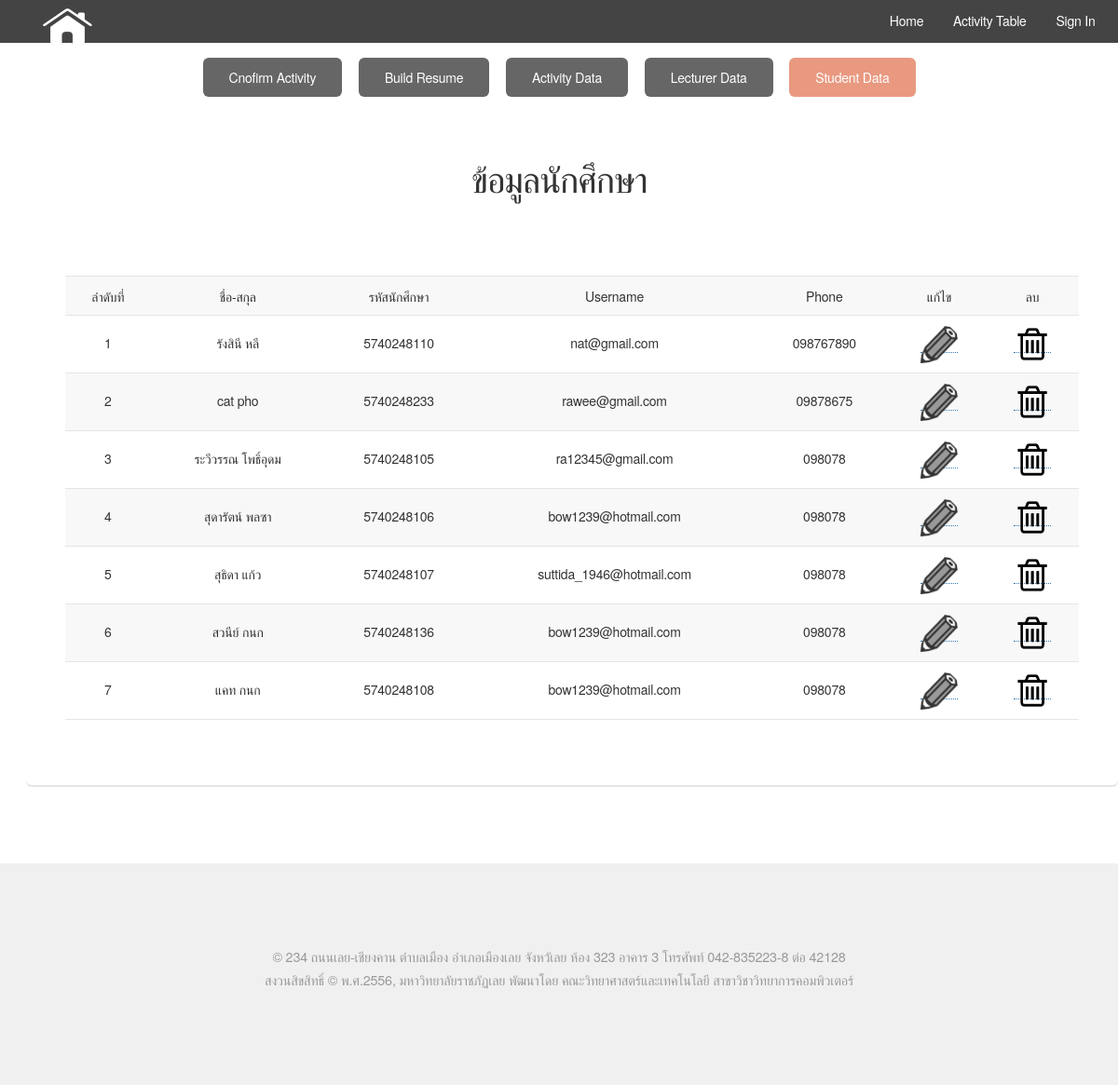
/data_student.php, run on the app's committed database.
### tables this page shows
CREATE TABLE `student` (
  `std_id` int(7) NOT NULL AUTO_INCREMENT,
  `pname` int(1) NOT NULL,
  `fname` varchar(255) NOT NULL,
  `lname` varchar(255) NOT NULL,
  `std_code` varchar(10) NOT NULL,
  `address` varchar(255) DEFAULT NULL,
  `phone` varchar(10) DEFAULT NULL,
  `dateofbirth` date NOT NULL,
  `email` varchar(255) DEFAULT NULL,
  PRIMARY KEY (`std_id`)
);

### data_student.php (the view, shortened to what this page needs)
<?php     include_once 'header.php';?>
<br>
				<center><ul class="actions">
						<li><a href="admin.php" class="button">Cnofirm Activity</a></li>
                                                <li><a href="educate.php" class="button ">Build Resume</a></li>
                                                <li><a href="Activity_fo.php" class="button">Activity Data</a></li>
						<li><a href="data_aj.php" class="button">Lecturer Data</a></li>
						<li><a href="data_student.php" class="button special">Student Data</a></li>
					</ul></center>
				<section id="main" class="container">
					<header>
						<h2>ข้อมูลนักศึกษา</h2>
					</header>
					<div class="row">
						<div class="12u">
								<section class="box">
									<div class="table-wrapper">
										<table>
												<tr>
			<td align='center'>ลำดับที่</td>
			<td align='center'>ชื่อ-สกุล</td>
			<td align='center'>รหัสนักศึกษา</td>
			<td align='center'>Username</td>
			<td align='center'>Phone</td>
                        <td align='center'>แก้ไข</td>
			<td align='center'>ลบ</td>
												</tr>
<?php
		include_once 'config/config.php';
		$strsql = "SELECT * FROM student ORDER BY std_id DESC";
		$result = mysqli_query($conn,$strsql);
		$row_no = 0;
		while($rs = mysqli_fetch_array($result))
		{
			$row_no++;
	?>
	<tr>
			<td align='center'><?php echo $row_no;?></td>
			<td align='center'><?php echo $rs ['fname'].$rs ['lname'];?></td>
			<td align='center'><?php echo $rs['std_code'];?></td>
			<td align='center'><?php echo $rs['email'];?></td>
			<td align='center'><?php echo $rs['phone'];?></td>
                        <td align='center'><a href='add_stddata.php?std_id=<?php echo $rs['std_id'];?>&method=edit' class='#'><img src="images/din.png" width="40" height="40"></a></td>
                        <td align='center'><a href='data_student.php?std_id=<?php echo $rs['std_id'];?>&method=delete' onclick="return confirm('คุณต้องการลบ?')" class='#'><img src="images/2.png" width="40" height="40"></a></td>
	</tr>
		<?php } ?>
	</table>
						</section>
					</div>
				</div>
			</section>
<?php include_once 'footer.php'; ?>

### header.php (shortened to what this page needs)
<!DOCTYPE HTML>
<html>
	<head>
		<link rel="stylesheet" href="assets/css/main.css" />
		<link rel="stylesheet" href="css/datepicker.css"/>
		<link rel="stylesheet" href="bootstrap/css/bootstrap.min.css">
	</head>
	<body>
		<div id="page-wrapper">
				<header id="header">
                                    <h1><a href="_login.php"><img src="images/icon-home.png" width="55" height="50"></a></a> </h1>
					<nav id="nav">
						<ul>
                                                    <li><a href="index.php">Home</a></li>
                                                    <li><a href="tableindex.php">Activity Table</a></li>
							<?php
							if (empty($_SESSION['Status_user'])) {
								echo "<li><a href='_login.php'>Sign In</a></li>";
							}?>
							</ul>
					</nav>
				</header>

### footer.php (shortened to what this page needs)
				<footer id="footer">
					<ul class="copyright">
					<li>&copy; 234 ถนนเลย-เชียงคาน ตำบลเมือง อำเภอเมืองเลย จังหวัเลย ห้อง 323 อาคาร 3 โทรศัพท์ 042-835223-8 ต่อ 42128</li>
						 <p><p>สงวนสิขสิทธิ์ © พ.ศ.2556, มหาวิทยาลัยราชภัฏเลย พัฒนาโดย คณะวิทยาศาสตร์และเทคโนโลยี สาขาวิชาวิทยาการคอมพิวเตอร์</p></p>
					</ul>
				</footer>
		</div>
	</body>
</html>

### header.php (style rules this page uses)
footer { font-size: 16px; }

### data on the page
student: fname "รังสินี", lname "หลี", std_code "5740248110", email "nat@gmail.com", phone "098767890"
student: fname "cat", lname "pho", std_code "5740248233", email "rawee@gmail.com", phone "09878675"
student: fname "ระวีวรรณ", lname "โพธิ์อุดม", std_code "5740248105", email "ra12345@gmail.com", phone "098078"
student: fname "สุดารัตน์", lname "พลซา", std_code "5740248106", email "bow1239@hotmail.com", phone "098078"
student: fname "สุธิดา", lname "แก้ว", std_code "5740248107", email "suttida_1946@hotmail.com", phone "098078"
student: fname "สวนีย์", lname "กนก", std_code "5740248136", email "bow1239@hotmail.com", phone "098078"
student: fname "แคท", lname "กนก", std_code "5740248108", email "bow1239@hotmail.com", phone "098078"
